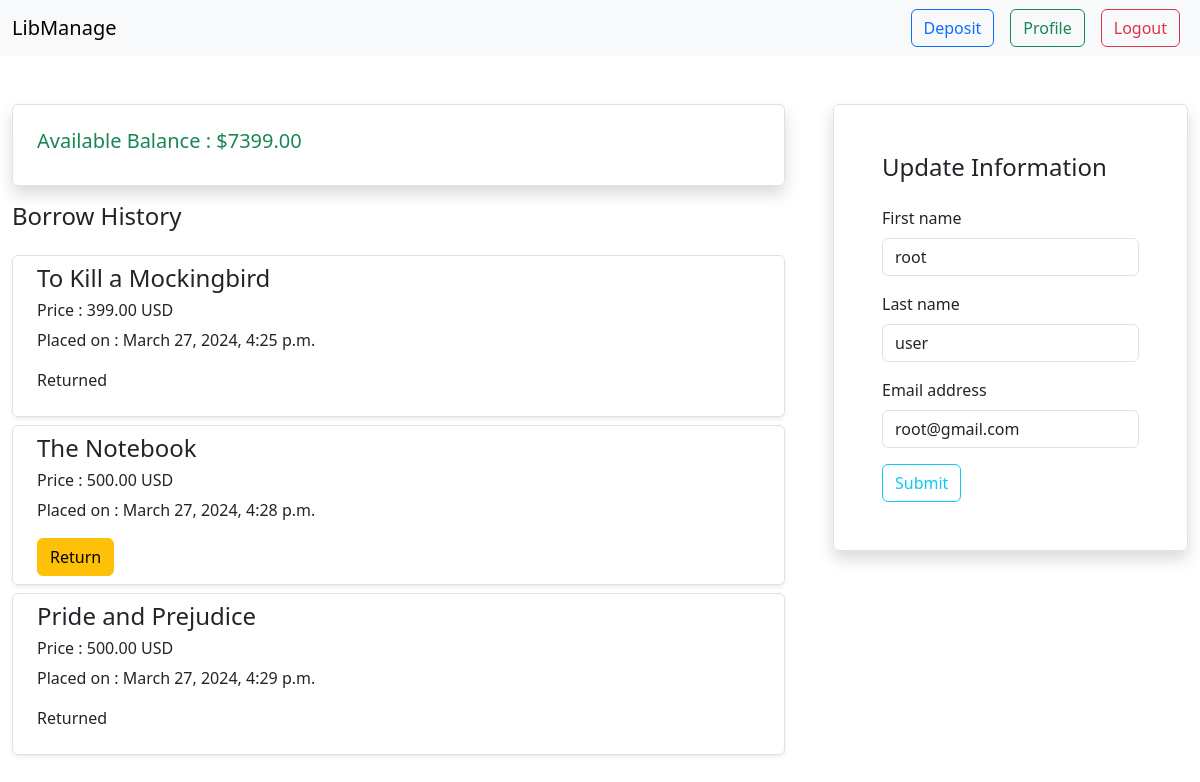
/accounts/profile/ (signed in), run on the app's committed database.
### accounts/models.py (models this page shows)
class UserAccount(models.Model) :
    user = models.OneToOneField(User, related_name='account', on_delete=models.CASCADE);
    balance = models.DecimalField(default=0, max_digits=12, decimal_places=2);

### borrow/models.py (models this page shows)
class Borrow(models.Model) :
    user = models.ForeignKey(User, on_delete=models.CASCADE, related_name="borrows");
    book = models.ForeignKey(Book, on_delete=models.CASCADE, related_name="borrow_books");
    createdAt = models.DateTimeField(auto_now_add = True);
    is_returned = models.BooleanField(default=False)

### book/models.py (models this page shows)
class Book(models.Model) :
    title = models.CharField(max_length=25);
    description = models.CharField(max_length=500);
    image = models.ImageField(upload_to='uploads/media/', blank=True, null=True);
    price = models.DecimalField(decimal_places=2, max_digits=12);
    category=models.ForeignKey(Category, related_name='category', on_delete=models.CASCADE)

### accounts/views.py (the view, shortened to what this page needs)
# urls.py: path('profile/', login_required(UserAccountUpdateView.as_view()), name='profile' )
class UserAccountUpdateView(View):
    template_name = 'profile.html'
    def get(self, request):
        form = UserUpdateForm(instance=request.user)
        borrows = Borrow.objects.filter(user=request.user);
        balance = UserAccount.objects.get(user=self.request.user).balance;
        return render(request, self.template_name, {'form': form, 'borrows': borrows, 'balance' : balance})

### accounts/forms.py (shortened to what this page needs)
class UserUpdateForm(forms.ModelForm):
    class Meta:
        model = User
        fields = ['first_name', 'last_name', 'email']

### accounts/templates/profile.html
{% extends 'base.html' %}
{% load crispy_forms_tags %}
{% block content %}
{% if user.is_authenticated %}
<div class="container-fluid my-5 d-flex">
  <div class="flex-grow-1 me-5">
    <div class="shadow rounded border px-4 py-4 mb-3">
      <h5 class="text-success">Available Balance : ${{balance}}</h5>
    </div>
    <h4 class="mb-4">Borrow History</h4>
    <div class="">
      {% for borrow in borrows %}
        <div class="my-2 shadow-sm border px-4 py-2 rounded">
          <h4>{{borrow.book.title}}</h4>
          <h6>Price : {{borrow.book.price}} USD</h6>
          <p class="text-sm">Placed on : {{borrow.createdAt}}</p>
          {% if borrow.is_returned %}
            <p class=" d-inline-block">Returned</p>
          {% else %}
            <a href="{% url 'bookReturn' borrow.id %}" class="btn btn-warning d-inline-block">Return</a>
          {% endif %}
        </div>
      {% endfor %}
    </div>
  </div>
  <div class="">
    <form action="" method="POST" class="shadow rounded border mx-auto p-5">
    <h4 class="mb-4">Update Information</h4>
    {% csrf_token %} {{form | crispy}}
    <button class="btn btn-outline-info" type="submit">Submit</button>
  </form>
  </div>
</div>
{% else %}
<div class="container-fluid">
  <h2 class="text-center text-danger">Logged Out Successfully</h2>
</div>
{% endif %} {% endblock %}

### data on the page
UserAccount: balance "7399.00"
Borrow: book "To Kill a Mockingbird", book.price "399.00", createdAt "March 27, 2024, 4:25 p.m.", is_returned "Returned"
Borrow: book "The Notebook", book.price "500.00", createdAt "March 27, 2024, 4:28 p.m.", is_returned "Return"
Borrow: book "Pride and Prejudice", book.price "500.00", createdAt "March 27, 2024, 4:29 p.m.", is_returned "Returned"
